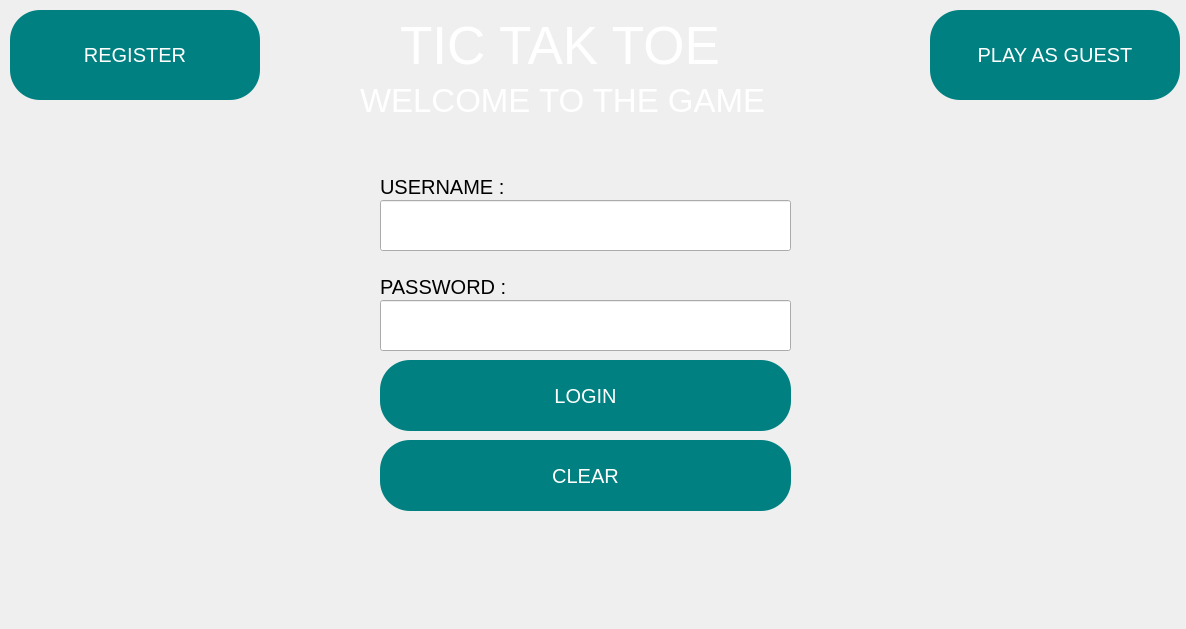
<?xml version="1.0" encoding="UTF-8"?>
<ui version="4.0">
 <class>MainWindow</class>
 <widget class="QMainWindow" name="MainWindow">
  <property name="geometry">
   <rect>
    <x>0</x>
    <y>0</y>
    <width>1186</width>
    <height>629</height>
   </rect>
  </property>
  <property name="windowTitle">
   <string>MainWindow</string>
  </property>
  <property name="styleSheet">
   <string notr="true">QMainWindow {
background-image: url(:/image/4599316.jpg);
}</string>
  </property>
  <widget class="QWidget" name="centralwidget">
   <widget class="QPushButton" name="RegisterButton_2">
    <property name="geometry">
     <rect>
      <x>10</x>
      <y>10</y>
      <width>250</width>
      <height>90</height>
     </rect>
    </property>
    <property name="font">
     <font>
      <pointsize>-1</pointsize>
     </font>
    </property>
    <property name="cursor">
     <cursorShape>PointingHandCursor</cursorShape>
    </property>
    <property name="styleSheet">
     <string notr="true">QPushButton 
{ 
background-color: teal;
      color: white;
        font-size: 20px;
        border-radius: 30px;
        padding: 10px 20px
}</string>
    </property>
    <property name="text">
     <string>REGISTER</string>
    </property>
   </widget>
   <widget class="QLabel" name="label_2">
    <property name="geometry">
     <rect>
      <x>380</x>
      <y>170</y>
      <width>140</width>
      <height>33</height>
     </rect>
    </property>
    <property name="font">
     <font>
      <pointsize>15</pointsize>
     </font>
    </property>
    <property name="styleSheet">
     <string notr="true">QLabel {
color:black;
}</string>
    </property>
    <property name="text">
     <string>USERNAME :</string>
    </property>
   </widget>
   <widget class="QLineEdit" name="lineEdit">
    <property name="geometry">
     <rect>
      <x>380</x>
      <y>200</y>
      <width>411</width>
      <height>51</height>
     </rect>
    </property>
    <property name="font">
     <font>
      <pointsize>15</pointsize>
     </font>
    </property>
    <property name="styleSheet">
     <string notr="true">QLineEdit {
background-image: url(:/image/4599316.jpg);
color:white
}</string>
    </property>
   </widget>
   <widget class="QLabel" name="label_3">
    <property name="geometry">
     <rect>
      <x>380</x>
      <y>270</y>
      <width>141</width>
      <height>33</height>
     </rect>
    </property>
    <property name="font">
     <font>
      <pointsize>15</pointsize>
     </font>
    </property>
    <property name="styleSheet">
     <string notr="true">QLabel {
color:black;
}</string>
    </property>
    <property name="text">
     <string>PASSWORD :</string>
    </property>
   </widget>
   <widget class="QLineEdit" name="lineEdit_2">
    <property name="geometry">
     <rect>
      <x>380</x>
      <y>300</y>
      <width>411</width>
      <height>51</height>
     </rect>
    </property>
    <property name="font">
     <font>
      <pointsize>15</pointsize>
     </font>
    </property>
    <property name="styleSheet">
     <string notr="true">QLineEdit {
background-image: url(:/image/4599316.jpg);
color:white
}</string>
    </property>
    <property name="echoMode">
     <enum>QLineEdit::EchoMode::Password</enum>
    </property>
   </widget>
   <widget class="QPushButton" name="clearButton_3">
    <property name="geometry">
     <rect>
      <x>380</x>
      <y>440</y>
      <width>411</width>
      <height>71</height>
     </rect>
    </property>
    <property name="font">
     <font>
      <pointsize>-1</pointsize>
     </font>
    </property>
    <property name="cursor">
     <cursorShape>PointingHandCursor</cursorShape>
    </property>
    <property name="styleSheet">
     <string notr="true">QPushButton 
{ 
background-color: teal;
      color: white;
        font-size: 20px;
        border-radius: 30px;
        padding: 10px 20px
}</string>
    </property>
    <property name="text">
     <string>CLEAR</string>
    </property>
   </widget>
   <widget class="QLabel" name="label">
    <property name="geometry">
     <rect>
      <x>400</x>
      <y>10</y>
      <width>361</width>
      <height>71</height>
     </rect>
    </property>
    <property name="font">
     <font>
      <pointsize>40</pointsize>
     </font>
    </property>
    <property name="styleSheet">
     <string notr="true">QLabel {
color:white
}</string>
    </property>
    <property name="text">
     <string>TIC TAK TOE</string>
    </property>
   </widget>
   <widget class="QLabel" name="label_4">
    <property name="geometry">
     <rect>
      <x>360</x>
      <y>80</y>
      <width>481</width>
      <height>41</height>
     </rect>
    </property>
    <property name="font">
     <font>
      <pointsize>25</pointsize>
     </font>
    </property>
    <property name="styleSheet">
     <string notr="true">QLabel {
color:white
}</string>
    </property>
    <property name="text">
     <string>WELCOME TO THE GAME</string>
    </property>
   </widget>
   <widget class="QPushButton" name="LoginButton">
    <property name="geometry">
     <rect>
      <x>380</x>
      <y>360</y>
      <width>411</width>
      <height>71</height>
     </rect>
    </property>
    <property name="font">
     <font>
      <pointsize>-1</pointsize>
     </font>
    </property>
    <property name="cursor">
     <cursorShape>PointingHandCursor</cursorShape>
    </property>
    <property name="styleSheet">
     <string notr="true">QPushButton 
{ 
background-color: teal;
      color: white;
        font-size: 20px;
        border-radius: 30px;
        padding: 10px 20px
}</string>
    </property>
    <property name="text">
     <string>LOGIN</string>
    </property>
   </widget>
   <widget class="QPushButton" name="GuestButton_4">
    <property name="geometry">
     <rect>
      <x>930</x>
      <y>10</y>
      <width>250</width>
      <height>90</height>
     </rect>
    </property>
    <property name="font">
     <font>
      <pointsize>-1</pointsize>
     </font>
    </property>
    <property name="cursor">
     <cursorShape>PointingHandCursor</cursorShape>
    </property>
    <property name="styleSheet">
     <string notr="true">QPushButton 
{ 
background-color: teal;
      color: white;
        font-size: 20px;
        border-radius: 30px;
        padding: 10px 20px
}</string>
    </property>
    <property name="text">
     <string>PLAY AS GUEST</string>
    </property>
   </widget>
  </widget>
  <widget class="QMenuBar" name="menuBar">
   <property name="geometry">
    <rect>
     <x>0</x>
     <y>0</y>
     <width>1186</width>
     <height>26</height>
    </rect>
   </property>
  </widget>
 </widget>
 <resources/>
 <connections/>
</ui>
